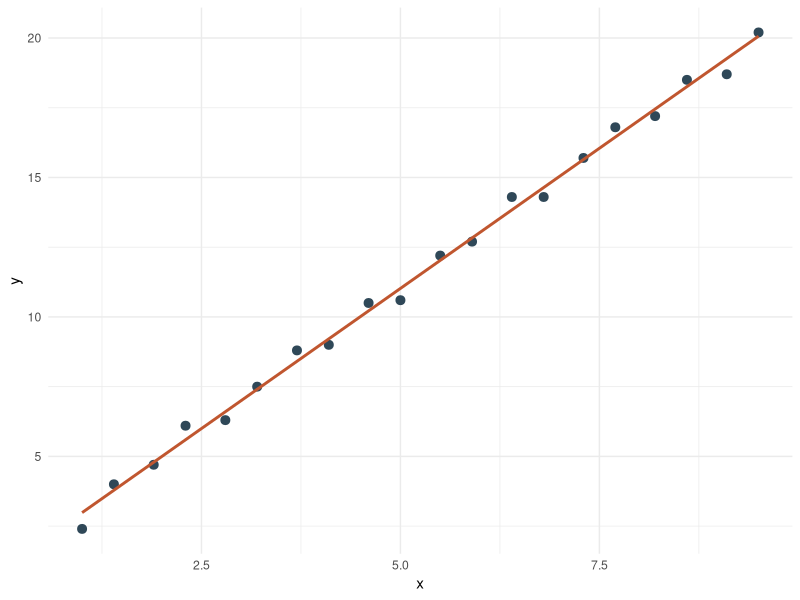
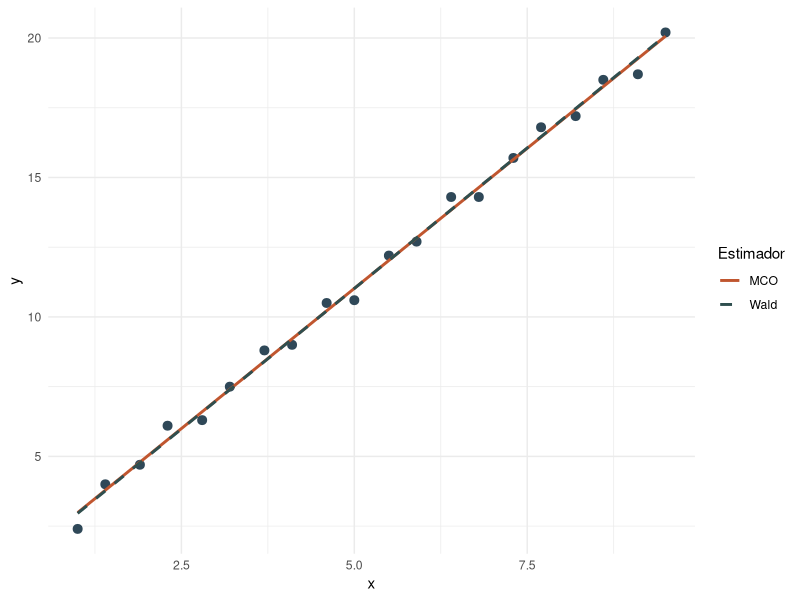

The R script that drew these images, in order:
## ---- chunk 1
knitr::opts_chunk$set(
  comment = "#>",
  fig.align = "center",
  fig.width = 7,
  fig.height = 4.5,
  out.width = "80%",
  warning = FALSE,
  message = FALSE
)

library(ggplot2)
library(knitr)
## ---- chunk 2
datos_prop <- data.frame(
  x = c(1.0, 1.4, 1.9, 2.3, 2.8, 3.2, 3.7, 4.1, 4.6, 5.0,
        5.5, 5.9, 6.4, 6.8, 7.3, 7.7, 8.2, 8.6, 9.1, 9.5),
  ajuste = c(-0.6, 0.2, -0.1, 0.5, -0.3, 0.1, 0.4, -0.2, 0.3, -0.4,
             0.2, -0.1, 0.5, -0.3, 0.1, 0.4, -0.2, 0.3, -0.5, 0.2)
)

datos_prop$y <- 1 + 2 * datos_prop$x + datos_prop$ajuste

kable(datos_prop, digits = 2, caption = "Datos de práctica para comparar MCO y un estimador de Wald")
## ---- chunk 3
ggplot(datos_prop, aes(x = x, y = y)) +
  geom_point(color = "#2f4858", size = 2.7) +
  geom_smooth(method = "lm", se = FALSE, color = "#C0562F", linewidth = 1) +
  labs(x = "x", y = "y") +
  theme_minimal()
## ---- chunk 4
modelo_prop <- lm(y ~ x, data = datos_prop)
tabla_prop <- coef(summary(modelo_prop))

mediana_x <- median(datos_prop$x)
grupo_alto <- datos_prop$x > mediana_x

beta_wald_prop <- (
  mean(datos_prop$y[grupo_alto]) - mean(datos_prop$y[!grupo_alto])
) / (
  mean(datos_prop$x[grupo_alto]) - mean(datos_prop$x[!grupo_alto])
)

beta0_wald_prop <- mean(datos_prop$y) - beta_wald_prop * mean(datos_prop$x)

datos_prop$yhat_mco <- fitted(modelo_prop)
datos_prop$yhat_wald <- beta0_wald_prop + beta_wald_prop * datos_prop$x
datos_prop$resid_mco <- resid(modelo_prop)
datos_prop$resid_wald <- datos_prop$y - datos_prop$yhat_wald

beta0_prop <- unname(coef(modelo_prop)[["(Intercept)"]])
beta1_prop <- unname(coef(modelo_prop)[["x"]])
se0_prop <- tabla_prop["(Intercept)", "Std. Error"]
se1_prop <- tabla_prop["x", "Std. Error"]
r2_prop <- summary(modelo_prop)$r.squared
src_mco_prop <- sum(datos_prop$resid_mco^2)
src_wald_prop <- sum(datos_prop$resid_wald^2)

kable(
  data.frame(
    estimador = c("MCO", "Wald por grupos"),
    intercepto = c(beta0_prop, beta0_wald_prop),
    pendiente = c(beta1_prop, beta_wald_prop),
    SRC = c(src_mco_prop, src_wald_prop)
  ),
  digits = 4,
  caption = "Comparación entre MCO y un estimador de Wald"
)
## ---- chunk 5
ggplot(datos_prop, aes(x = x, y = y)) +
  geom_point(color = "#2f4858", size = 2.7) +
  geom_line(aes(y = yhat_mco, color = "MCO"), linewidth = 1) +
  geom_line(aes(y = yhat_wald, color = "Wald"), linewidth = 1, linetype = "dashed") +
  scale_color_manual(values = c("MCO" = "#C0562F", "Wald" = "darkslategray")) +
  labs(x = "x", y = "y", color = "Estimador") +
  theme_minimal()
